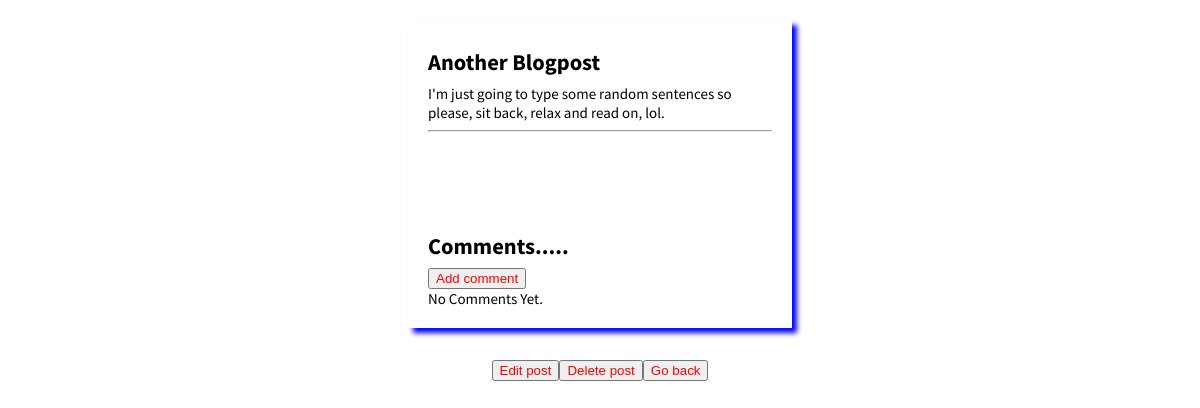
The app's page /post/2/ with its own data.
### blog/models.py (models this page shows, shortened)
class Post(models.Model):
    title = models.CharField(max_length=200)
    author = models.ForeignKey('auth.User', on_delete = models.CASCADE,)
    body = models.TextField()

### blog/views.py (the view)
# urls.py: path("post/<int:pk>/", views.detailedView, name="fullPost"),
def detailedView(request, pk):         #function-based view to display the posts individually
    posts = Post.objects.get(id=pk)
    post_dict ={"posts":posts}
    return render(request, "blog/detailed.html", post_dict)

### blog/templates/blog/detailed.html (shortened to what this page needs)
{% extends 'blog/base.html' %}
{% block content %}
    <div class="post-entry" style="box-shadow: 5px 5px 5px blue;">
        <h2>{{ posts.title }}</h2>
        <p>{{posts.body}}</p>
<hr>
        <div style="margin-top: 100px;">
            <h2>Comments.....</h2>
            <button><a href="/post/{{posts.pk}}/comment">Add comment</a></button> <br>
            {% if not post.comments.all %}
                No Comments Yet.
            {% endif %}
        </div>
    </div>
    <div class="btns">
        <button><a href="/post/{{posts.id}}/edit">Edit post</a> </button>
        <button><a href="/post/{{posts.id}}/delete">Delete post</a> </button>
        <button><a href="/post/">Go back</a> </button>
    </div>
{%  endblock %}

### blog/static/blog/styles.css (style rules this page uses)
body { font-family:"Source Sans Pro"; font-size:15px; }
a { color:red; text-decoration:none; }
header, .greeting, .nav-left, .post-entry { margin:20px 400px; padding:20px; height:auto; }
.btns { display:flex; justify-content: center; }
.post-entry { margin-bottom: 2rem; }
.post-entry h2 { margin: 0.5rem; margin-left:0; }
.post-entry p { margin:0; font-weight:400; }

### records on screen
Post: title "Another Blogpost", body "I'm just going to type some random sentences so please, sit back, relax and read on, lol."
